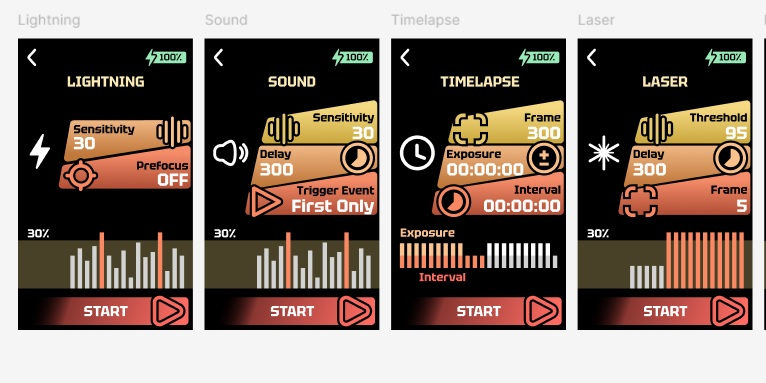
#> input picture memory/client-sim-tests/lottie-ui-lcd/lcd.jpg, 766 x 383 px
$ python gemini-batiment-integration.py --input ../../memory/client-sim-tests/lottie-ui-lcd/lcd.jpg --output out.png
#> lines starting #> are read from the running program, lines starting #| are printed output that depends on the picture
"""
Traitement d'integration pour icones de batiments generees par Gemini (vue top-down),
pour eviter la rupture de registre bitmap identifiee sur SudanWarMapEpic60 (bitmap nu = "flotte"
au-dessus de la carte plate). Desaturation + teinte parchemin + cadre encre fin.

Contexte : memory/STARTER-PROMPT-inserts-tactiques-soudan.md section "VERDICT CONFIRME".

Usage:
    python3 scripts/tools/gemini-batiment-integration.py --input path.png --output path-integre.png
"""
import argparse
from pathlib import Path

from PIL import Image, ImageEnhance, ImageOps

PARCHEMIN = (209, 178, 124)  # #d1b27c
ENCRE = (43, 33, 23)  # #2b2117


def process(input_path: Path, output_path: Path):
    img = Image.open(input_path).convert("RGB")
#> img is the input picture: PIL image 766x383 RGB; mean R, G, B 128.7, 113.6, 104.4

    img = ImageEnhance.Color(img).enhance(0.55)
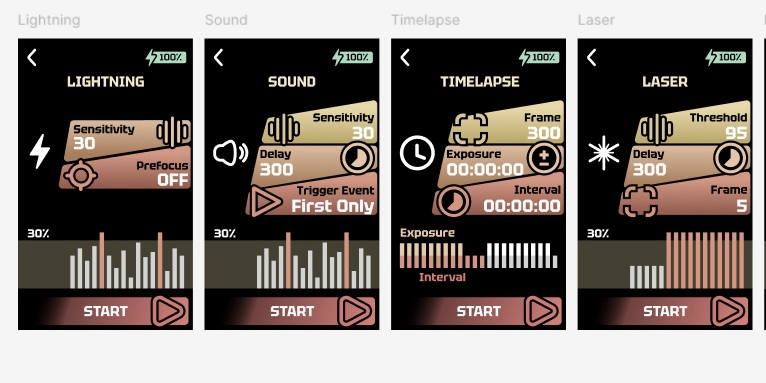
#> img: PIL image 766x383 RGB; mean R, G, B 123.3, 115, 109.9
    img = ImageEnhance.Contrast(img).enhance(0.9)

    overlay = Image.new("RGB", img.size, PARCHEMIN)
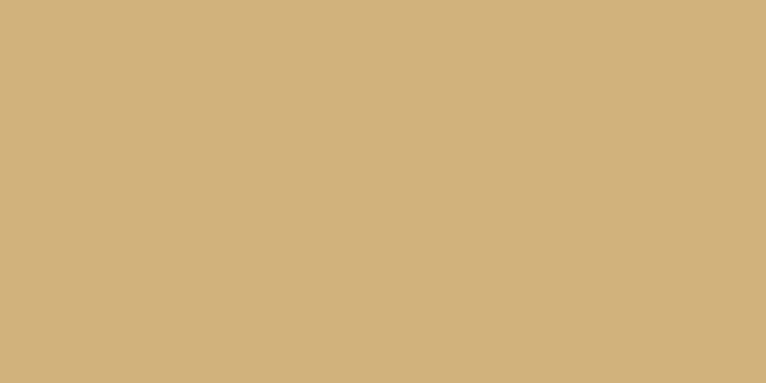
#> overlay: PIL image 766x383 RGB; mean R, G, B 209, 178, 124
    img = Image.blend(img, overlay, 0.12)
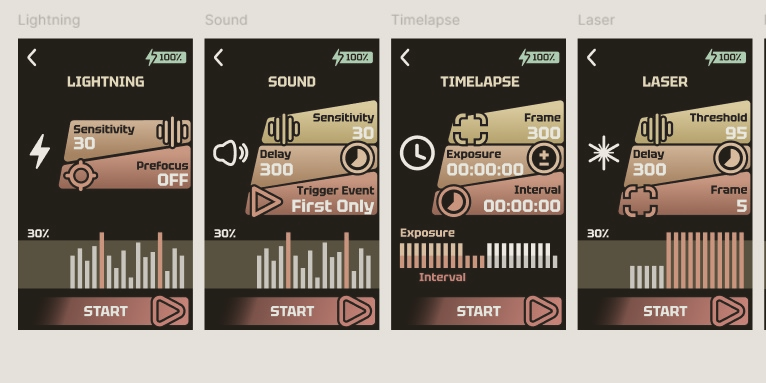
#> img: PIL image 766x383 RGB; mean R, G, B 132.1, 122, 111.5

    img = ImageOps.expand(img, border=6, fill=ENCRE)
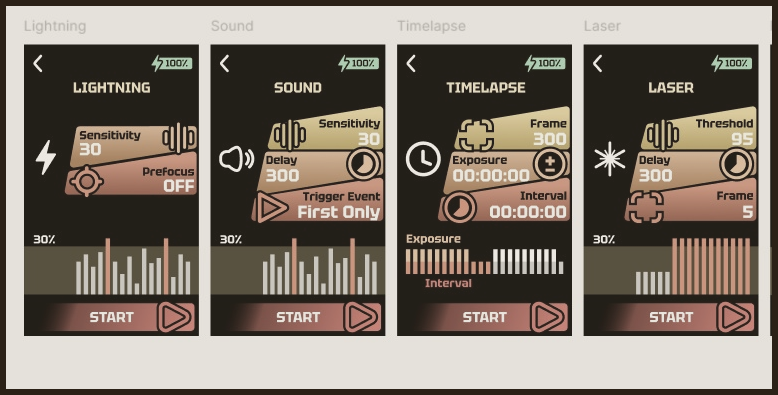
#> img: PIL image 778x395 RGB; mean R, G, B 128.1, 117.9, 107.4
    img = ImageOps.expand(img, border=14, fill=PARCHEMIN)
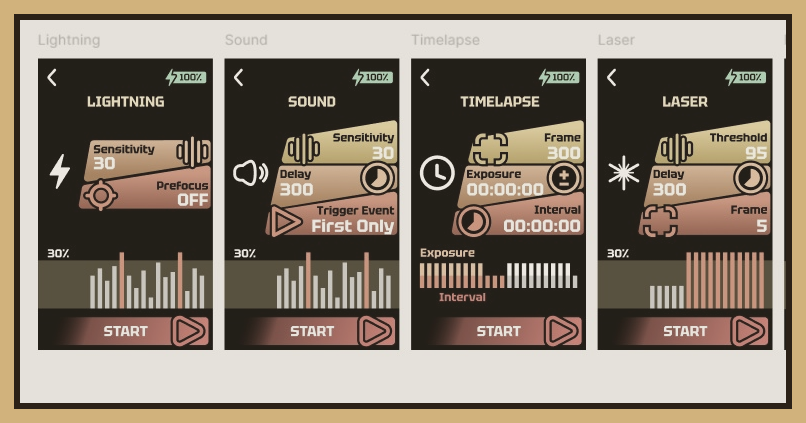
#> img: PIL image 806x423 RGB; mean R, G, B 136.1, 123.8, 109.1
    img = ImageOps.expand(img, border=3, fill=ENCRE)
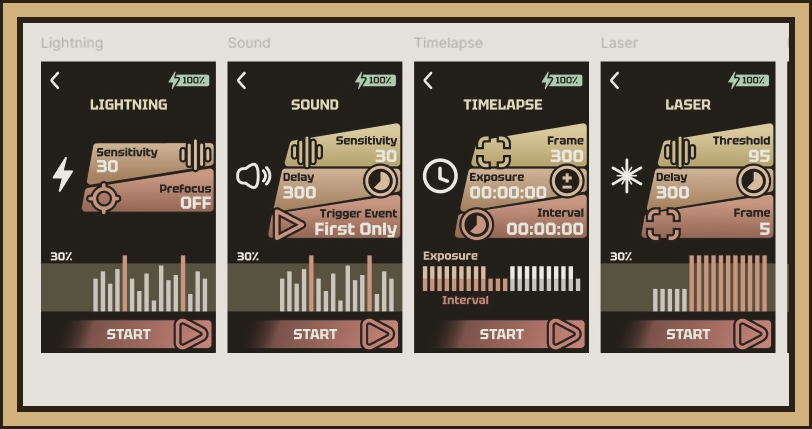
#> img: PIL image 812x429 RGB; mean R, G, B 134.1, 121.9, 107.2

    output_path.parent.mkdir(parents=True, exist_ok=True)
    img.save(output_path)
    print(f"Saved: {output_path}")


def main():
    ap = argparse.ArgumentParser()
    ap.add_argument("--input", required=True)
    ap.add_argument("--output", required=True)
    args = ap.parse_args()
    process(Path(args.input), Path(args.output))


if __name__ == "__main__":
    main()
